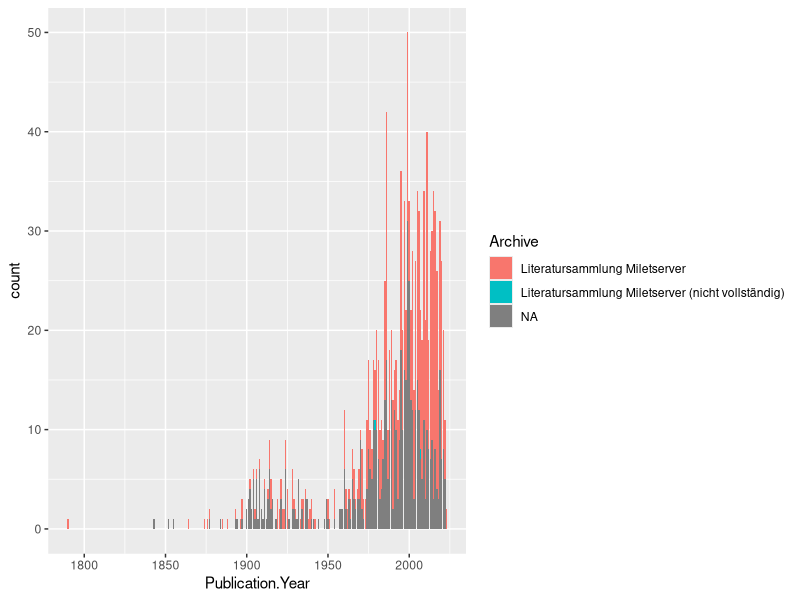
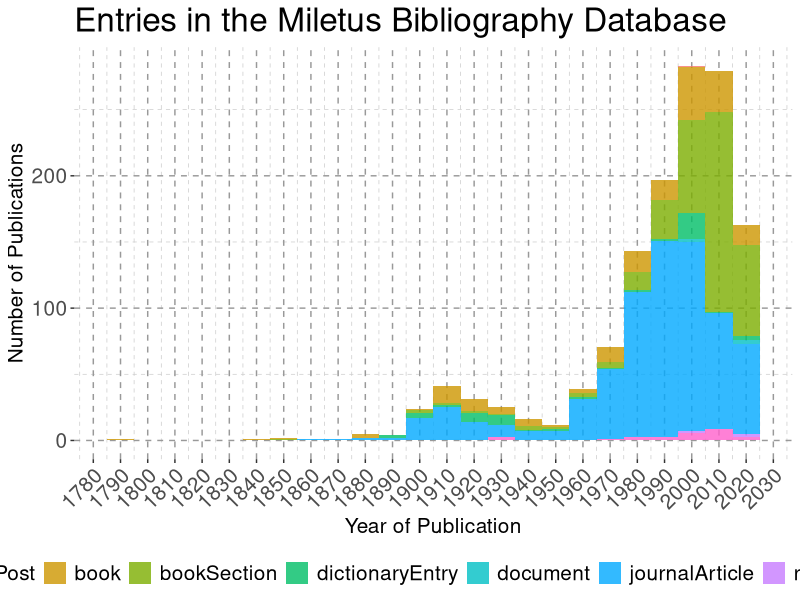
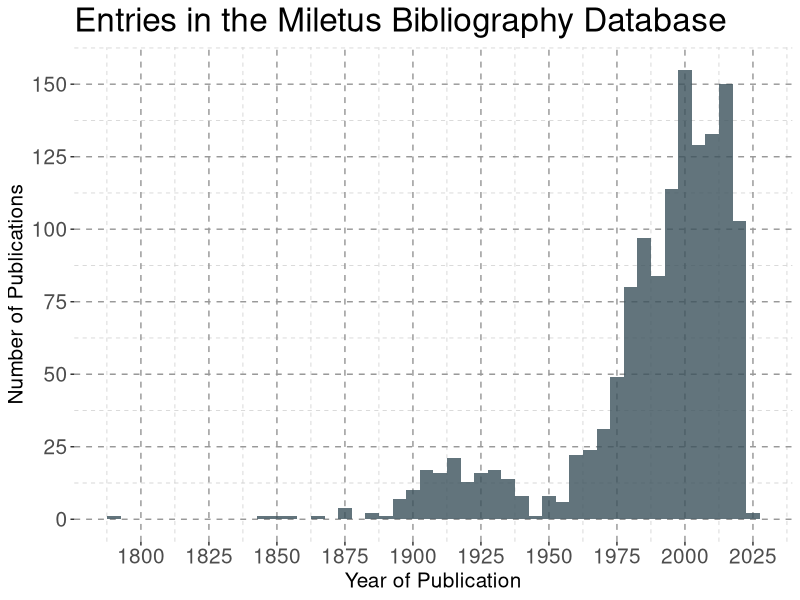
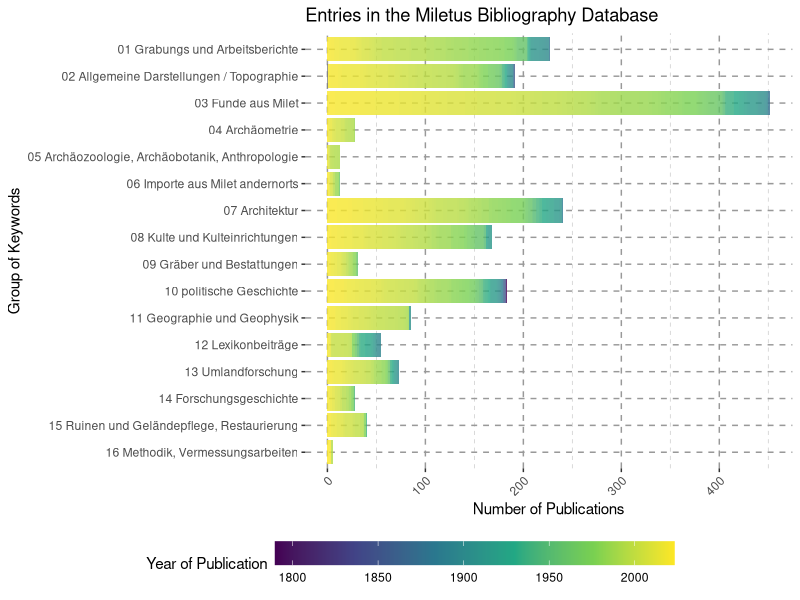
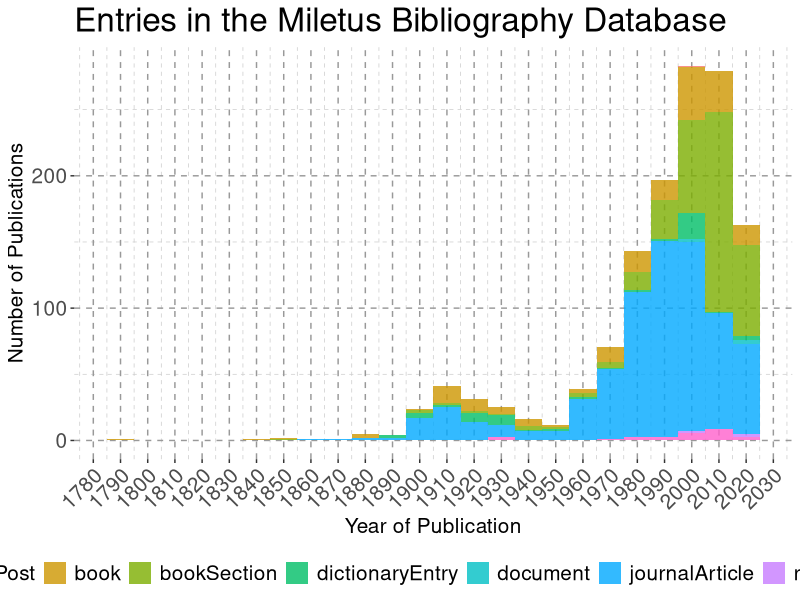
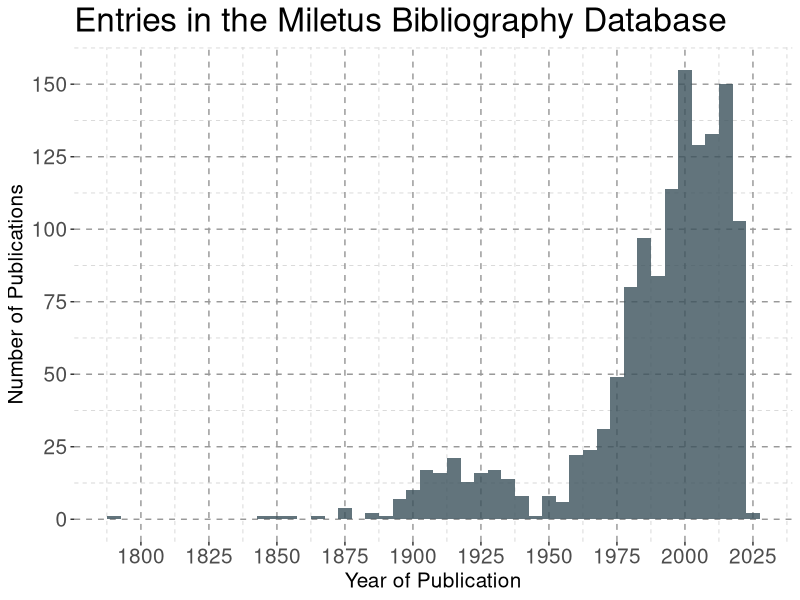
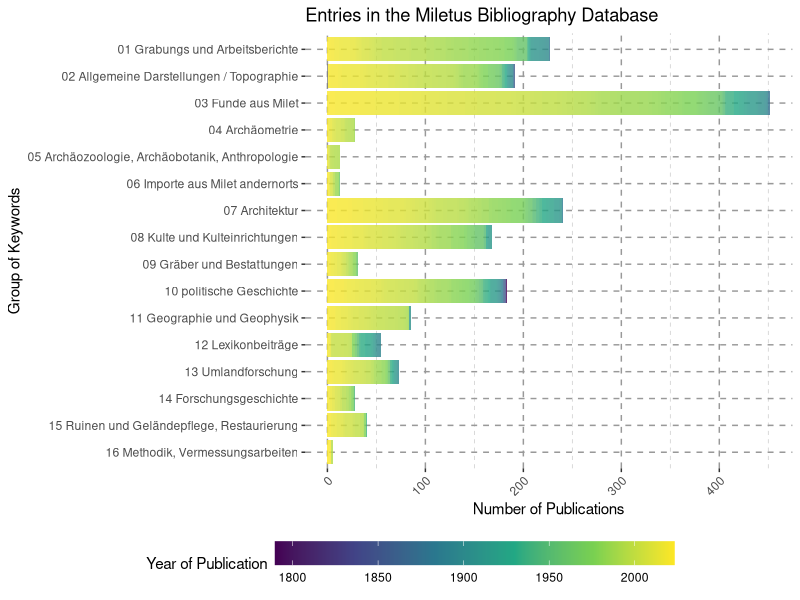

Reproduce these figures in R, in order.
library(ggplot2)
library(tidyverse)
library(reshape2)

bib <- read.csv("Exporte/Milet_Bibliography_CSV.csv", encoding = "UTF-8", na.strings = "")


bib$Publication.Year <- as.numeric(bib$Publication.Year)


bib$Date.Added <- as.Date(bib$Date.Added)
bib$Date.Modified <- as.Date(bib$Date.Modified)

bib %>%
  ggplot(aes(x = Publication.Year, fill = Archive)) +
  geom_bar()

bib[which(is.na(bib$Publication.Year)),]



str(bib)

p <- bib %>%
  ggplot(aes(x = Publication.Year, fill = Item.Type)) +
  geom_histogram(binwidth = 10, alpha = 0.8) +
  scale_x_continuous(breaks = seq(1750, 2030, 10)) +
  theme(legend.position = "bottom",
        axis.text.x = element_text(angle = 45, hjust = 1, vjust = 1, size = 15),
        axis.text.y = element_text(size = 15),
        plot.title = element_text(size = 24),
        axis.title = element_text(size = 15),
        legend.text = element_text(size = 15),
        legend.title = element_blank(),
        panel.background = element_blank(), 
        panel.grid.major = element_line(color = "grey60", linetype = "dashed"),
        panel.grid.minor = element_line(color = "grey80", linetype = "dashed")) +
  guides(fill = guide_legend(nrow = 1)) +
  labs(x = "Year of Publication", y = "Number of Publications", 
       title = "Entries in the Miletus Bibliography Database")

p

png("mil-pubs-by-year-type.png", width = 1200, height = 500, res = 100)
p
dev.off()


p <- bib %>%
  ggplot(aes(x = Publication.Year)) +
  geom_histogram(binwidth = 5, alpha = 0.8, fill = "#3b515b") +
  scale_x_continuous(breaks = seq(1750, 2030, 25)) +
  scale_y_continuous(breaks = seq(0, 300, 25)) +
  theme(legend.position = "bottom",
        axis.text.x = element_text(size = 15),
        axis.text.y = element_text(size = 15),
        plot.title = element_text(size = 24),
        axis.title = element_text(size = 15),
        legend.text = element_text(size = 15),
        legend.title = element_blank(),
        panel.background = element_blank(), 
        panel.grid.major = element_line(color = "grey60", linetype = "dashed"),
        panel.grid.minor = element_line(color = "grey80", linetype = "dashed")) +
  guides(fill = guide_legend(nrow = 1)) +
  labs(x = "Year of Publication", y = "Number of Publications", 
       title = "Entries in the Miletus Bibliography Database")

p

png("mil-pubs-by-year.png", width = 1200, height = 500, res = 100)
p
dev.off()




### With Tags!


bib_tags <- bib$Manual.Tags
names(bib_tags) <- bib$Publication.Year

bib_tags <- lapply(strsplit(bib_tags, "; "), unlist)

bib_tags <- stack(bib_tags)

unique_tags <- sort(unique(bib_tags$values))

sys_tags <- unique_tags[grepl("^\\d\\d", unique_tags)]


bib_tags <- bib_tags %>%
  filter(values %in% sys_tags) %>%
  mutate(group = gsub("[ -].*", "", values))

bib_tags

groups <- sys_tags[grepl("^\\d\\d ", sys_tags)]
groups
names(groups) <- gsub("[ -].*", "", groups)

bib_tags$ind <- as.numeric(as.character(bib_tags$ind))

p <- bib_tags %>%
  filter(values %in% groups) %>%
  ggplot(aes(y = values, group = ind, fill = ind)) +
  geom_bar(alpha = 0.8) +
  scale_y_discrete(limits = rev) +
  scale_fill_viridis_c(guide = guide_colourbar(barwidth = 20)) +
  #scale_fill_viridis_d(breaks = names(groups), labels = groups) +
  theme(legend.position = "bottom",
        legend.box.margin = margin(l = -200),
        axis.text.x = element_text(angle = 45, hjust = 1, vjust = 1),
        #legend.title = element_blank(),
        panel.background = element_blank(), 
        panel.grid.major = element_line(color = "grey60", linetype = "dashed"),
        panel.grid.minor = element_line(color = "grey80", linetype = "dashed")) +
  labs(y = "Group of Keywords", x = "Number of Publications", 
       title = "Entries in the Miletus Bibliography Database", 
       fill = "Year of Publication")

p

png("mil-pubs-by-keys.png", width = 1200, height = 750, res = 100)
p
dev.off()
